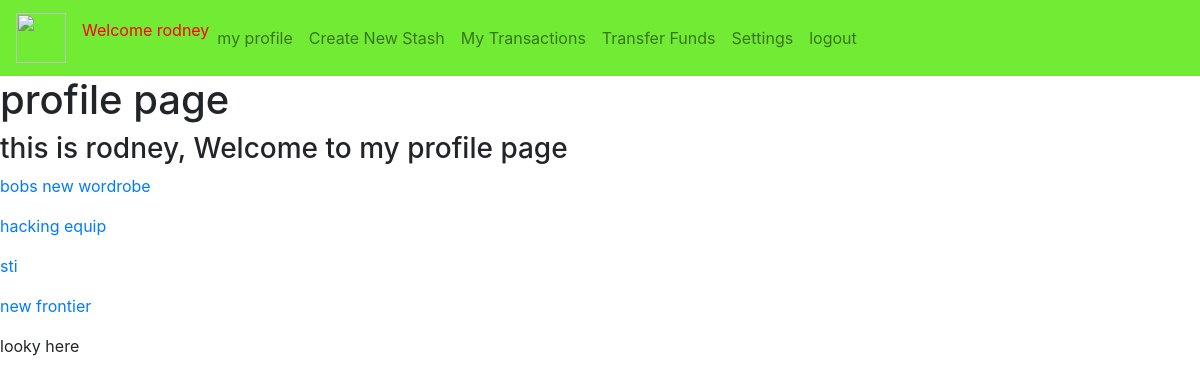
Screenshot of /profilee/ (signed in) with the database file from the repository.
### user_profile/models.py (models this page shows)
class Stashes (models.Model):
	name_of_stash = models.CharField(max_length=40)
	amount_of_stash = models.DecimalField(decimal_places=2, max_digits=6, null=True)
	discription = models.TextField(null=True)
	depositamount = models.DecimalField(decimal_places=2, max_digits=6, null=True)
	predictedgoaldate = models.DateField(null=True)
	theuser = models.ForeignKey(settings.AUTH_USER_MODEL, on_delete=models.CASCADE, null=True)
	def __str__(self):
		return self.name_of_stash

### user_profile/views.py (the view)
# urls.py: path('profilee/', include('user_profile.urls')),
@login_required
def profilee(requests):
	context = {'rr':Stashes.objects.filter(theuser=requests.user),
									 'none':None, 'blank':''}
	return render(requests, 'profilee.html', context)

### user_profile/templates/profilee.html (shortened to what this page needs)
{% extends "main_page.html" %}
{% block userprofilehome %}
<h1>profile page</h1>
<h3> this is {{user.username}}, Welcome to my profile page </h3>
	{% if rr.0 == none %}
		{{blank}}
	{% else %}
		<p>
			<a href="{% url 'firststash' %}">{{rr.0}}</a>
		</p>
	{%endif%}
	{% if rr.1 == none %}
		{{blank}}
	{% else %}
		<p>
			<a href="{% url 'secondstash' %}">{{rr.1}}</a>
		</p>
	{%endif%}
	{% if rr.2 == none %}
		{{blank}}
	{% else %}
		<p>
			<a href="{% url 'thirdstash' %}">{{rr.2}}</a>
		</p>
	{%endif%}
	{% if rr.3 == none %}
		{{blank}}
	{% else %}
		<p>
			<a href="{% url 'fourthstash' %}">{{rr.3}}</a>
		</p>
	{%endif%}
looky here
{% endblock userprofilehome %}

### mapp/templates/main_page.html (shortened to what this page needs)
{% load static %}
<!doctype html>
<html lang="en">
  <head>
    <link rel="stylesheet" href="https://stackpath.bootstrapcdn.com/bootstrap/4.3.1/css/bootstrap.min.css">
    <link rel="stylesheet" type="text/css" href="{% static 'css/mapp.css' %}">
  </head>
  <body>
  	<div>
  		<nav id='mn' class="navbar navbar-expand-lg navbar-light bg-light">
		  <a class="navbar-brand" href="{% url 'mainpageview'%}"><img src="https://previews.123rf.com/images/photoart23d/photoart23d1808/photoart23d180800252/106536568-letter-b-3d-green-isolated-on-white-with-shadow-orthogonal-projection-3d-rendering.jpg" width="50" height="50" /></a>
		  <div class="collapse navbar-collapse" id="navbarNavAltMarkup">
		    <div class="navbar-nav">
          {%if user.is_authenticated %}
            Welcome {{user.username}}
            <a id='myprofile' class="nav-item nav-link" href="{% url 'profilee'%}">my profile </a>
            <a class="nav-item nav-link" href="{% url 'createstash'%}">Create New Stash</a>
            <a class="nav-item nav-link" href="{% url 'transactions'%}">My Transactions</a>
            <a class="nav-item nav-link" href="{% url 'transfers'%}">Transfer Funds</a>
            <a class="nav-item nav-link" href="{% url 'settingspage'%}">Settings</a>
            <a class="nav-item nav-link" href="{% url 'logout'%}">logout</a>
          {%else%}
  		      <a id='signin' class="nav-item nav-link" href="{% url 'login'%}">Sign in </a>
  		      <a class="nav-item nav-link" href="{% url 'reg'%}">register</a>
            <a class="nav-item nav-link" href="{% url 'contact_us'%}">contact us</a>
            <a class="nav-item nav-link" href="{% url 'about_us'%}">about us</a>
          {%endif%}
		    </div>
  		  </div>
		</nav>
  	</div>
    {% block userprofilehome %}{% endblock userprofilehome %}
  </body>
</html>

### mapp/static/css/mapp.css (style rules this page uses)
.navbar { color: red; background-color: #71eb34 !important; }

### rows the page displays
Stashes: name_of_stash "bobs new wordrobe"
Stashes: name_of_stash "hacking equip"
Stashes: name_of_stash "sti"
Stashes: name_of_stash "new frontier"

### other values shown
{{ user.username }} "rodney"
